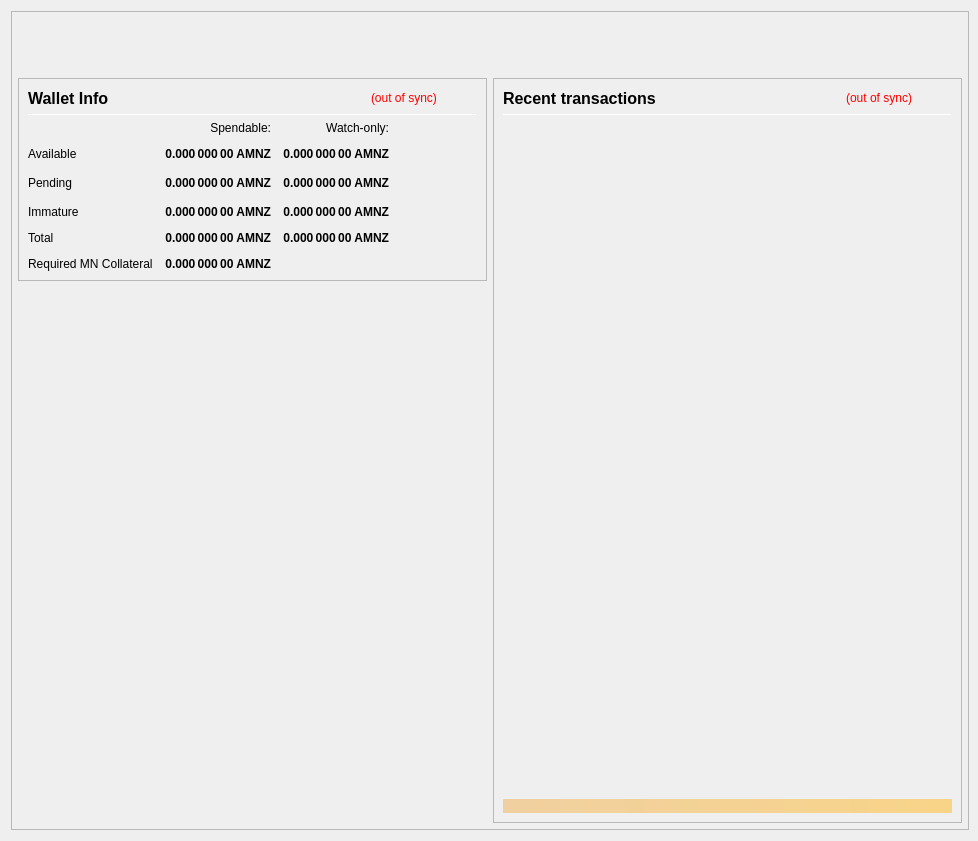
<?xml version="1.0" encoding="UTF-8"?>
<ui version="4.0">
 <class>OverviewPage</class>
 <widget class="QWidget" name="OverviewPage">
  <property name="geometry">
   <rect>
    <x>0</x>
    <y>0</y>
    <width>978</width>
    <height>841</height>
   </rect>
  </property>
  <property name="minimumSize">
   <size>
    <width>960</width>
    <height>682</height>
   </size>
  </property>
  <property name="font">
   <font>
    <weight>50</weight>
    <bold>false</bold>
   </font>
  </property>
  <property name="windowTitle">
   <string>Form</string>
  </property>
  <layout class="QVBoxLayout" name="topLayout" stretch="0">
   <property name="rightMargin">
    <number>9</number>
   </property>
   <item>
    <widget class="QFrame" name="frame_BG">
     <property name="minimumSize">
      <size>
       <width>850</width>
       <height>610</height>
      </size>
     </property>
     <property name="maximumSize">
      <size>
       <width>16777215</width>
       <height>16777215</height>
      </size>
     </property>
     <property name="frameShape">
      <enum>QFrame::StyledPanel</enum>
     </property>
     <property name="frameShadow">
      <enum>QFrame::Raised</enum>
     </property>
     <layout class="QVBoxLayout" name="verticalLayout_3" stretch="0">
      <property name="leftMargin">
       <number>0</number>
      </property>
      <property name="topMargin">
       <number>0</number>
      </property>
      <property name="rightMargin">
       <number>0</number>
      </property>
      <property name="bottomMargin">
       <number>6</number>
      </property>
      <item>
       <layout class="QVBoxLayout" name="verticalLayout_Master" stretch="0,1">
        <property name="leftMargin">
         <number>0</number>
        </property>
        <property name="topMargin">
         <number>0</number>
        </property>
        <property name="rightMargin">
         <number>0</number>
        </property>
        <property name="bottomMargin">
         <number>0</number>
        </property>
        <item>
         <widget class="QFrame" name="frame_Header">
          <layout class="QVBoxLayout" name="verticalLayout_Header" stretch="0">
           <property name="leftMargin">
            <number>0</number>
           </property>
           <property name="topMargin">
            <number>0</number>
           </property>
           <property name="rightMargin">
            <number>0</number>
           </property>
           <property name="bottomMargin">
            <number>0</number>
           </property>
           <item>
            <layout class="QHBoxLayout" name="horizontalLayout_Header" stretch="1,0">
             <property name="spacing">
              <number>6</number>
             </property>
             <item>
              <widget class="QLabel" name="labelOverviewHeaderRight">
               <property name="minimumSize">
                <size>
                 <width>464</width>
                 <height>60</height>
                </size>
               </property>
               <property name="maximumSize">
                <size>
                 <width>16777215</width>
                 <height>60</height>
                </size>
               </property>
               <property name="font">
                <font>
                 <pointsize>14</pointsize>
                </font>
               </property>
               <property name="text">
                <string/>
               </property>
               <property name="alignment">
                <set>Qt::AlignRight|Qt::AlignTrailing|Qt::AlignVCenter</set>
               </property>
              </widget>
             </item>
            </layout>
           </item>
          </layout>
         </widget>
        </item>
        <item>
         <widget class="QFrame" name="frame_Content">
          <layout class="QVBoxLayout" name="verticalLayout_Content">
           <property name="leftMargin">
            <number>6</number>
           </property>
           <property name="topMargin">
            <number>0</number>
           </property>
           <property name="rightMargin">
            <number>6</number>
           </property>
           <property name="bottomMargin">
            <number>0</number>
           </property>
           <item>
            <layout class="QHBoxLayout" name="horizontalLayout_Content" stretch="1,1">
             <property name="spacing">
              <number>6</number>
             </property>
             <item>
              <layout class="QVBoxLayout" name="verticalLayout_left" stretch="0,0">
               <item>
                <widget class="QFrame" name="frameBalances">
                 <property name="frameShape">
                  <enum>QFrame::StyledPanel</enum>
                 </property>
                 <property name="frameShadow">
                  <enum>QFrame::Raised</enum>
                 </property>
                 <layout class="QVBoxLayout" name="verticalLayout_4">
                  <item>
                   <layout class="QHBoxLayout" name="hlBalancesHeader" stretch="2,0,0">
                    <property name="spacing">
                     <number>6</number>
                    </property>
                    <item>
                     <widget class="QLabel" name="labelBalances">
                      <property name="minimumSize">
                       <size>
                        <width>0</width>
                        <height>0</height>
                       </size>
                      </property>
                      <property name="font">
                       <font>
                        <pointsize>12</pointsize>
                        <weight>75</weight>
                        <bold>true</bold>
                       </font>
                      </property>
                      <property name="text">
                       <string>Wallet Info</string>
                      </property>
                     </widget>
                    </item>
                    <item>
                     <widget class="QLabel" name="labelWalletStatus">
                      <property name="cursor">
                       <cursorShape>WhatsThisCursor</cursorShape>
                      </property>
                      <property name="toolTip">
                       <string>The displayed information may be out of date. Your wallet automatically synchronizes with the Amnesia network after a connection is established, but this process has not completed yet.</string>
                      </property>
                      <property name="styleSheet">
                       <string notr="true">QLabel { color: red; }</string>
                      </property>
                      <property name="text">
                       <string notr="true">(out of sync)</string>
                      </property>
                      <property name="alignment">
                       <set>Qt::AlignLeading|Qt::AlignLeft|Qt::AlignVCenter</set>
                      </property>
                     </widget>
                    </item>
                    <item>
                     <spacer name="hsBalancesHeader">
                      <property name="orientation">
                       <enum>Qt::Horizontal</enum>
                      </property>
                      <property name="sizeHint" stdset="0">
                       <size>
                        <width>40</width>
                        <height>20</height>
                       </size>
                      </property>
                     </spacer>
                    </item>
                   </layout>
                  </item>
                  <item>
                   <widget class="Line" name="lineBalances">
                    <property name="minimumSize">
                     <size>
                      <width>0</width>
                      <height>1</height>
                     </size>
                    </property>
                    <property name="maximumSize">
                     <size>
                      <width>16777215</width>
                      <height>1</height>
                     </size>
                    </property>
                    <property name="orientation">
                     <enum>Qt::Horizontal</enum>
                    </property>
                   </widget>
                  </item>
                  <item>
                   <layout class="QGridLayout" name="gridLayout">
                    <property name="spacing">
                     <number>12</number>
                    </property>
                    <item row="2" column="2">
                     <widget class="QLabel" name="labelWatchPending">
                      <property name="font">
                       <font>
                        <weight>75</weight>
                        <bold>true</bold>
                       </font>
                      </property>
                      <property name="cursor">
                       <cursorShape>ArrowCursor</cursorShape>
                      </property>
                      <property name="toolTip">
                       <string>Unconfirmed transactions to watch-only addresses</string>
                      </property>
                      <property name="text">
                       <string notr="true">0.000 000 00 AMNZ</string>
                      </property>
                      <property name="alignment">
                       <set>Qt::AlignRight|Qt::AlignTrailing|Qt::AlignVCenter</set>
                      </property>
                      <property name="textInteractionFlags">
                       <set>Qt::NoTextInteraction</set>
                      </property>
                     </widget>
                    </item>
                    <item row="2" column="1">
                     <widget class="QLabel" name="labelUnconfirmed">
                      <property name="font">
                       <font>
                        <weight>75</weight>
                        <bold>true</bold>
                       </font>
                      </property>
                      <property name="cursor">
                       <cursorShape>ArrowCursor</cursorShape>
                      </property>
                      <property name="toolTip">
                       <string>Total of transactions that have yet to be confirmed, and do not yet count toward the spendable balance</string>
                      </property>
                      <property name="text">
                       <string notr="true">0.000 000 00 AMNZ</string>
                      </property>
                      <property name="alignment">
                       <set>Qt::AlignRight|Qt::AlignTrailing|Qt::AlignVCenter</set>
                      </property>
                      <property name="textInteractionFlags">
                       <set>Qt::NoTextInteraction</set>
                      </property>
                     </widget>
                    </item>
                    <item row="3" column="2">
                     <widget class="QLabel" name="labelWatchImmature">
                      <property name="font">
                       <font>
                        <weight>75</weight>
                        <bold>true</bold>
                       </font>
                      </property>
                      <property name="cursor">
                       <cursorShape>ArrowCursor</cursorShape>
                      </property>
                      <property name="toolTip">
                       <string>Staked or masternode rewards in watch-only addresses that has not yet matured</string>
                      </property>
                      <property name="text">
                       <string notr="true">0.000 000 00 AMNZ</string>
                      </property>
                      <property name="alignment">
                       <set>Qt::AlignRight|Qt::AlignTrailing|Qt::AlignVCenter</set>
                      </property>
                      <property name="textInteractionFlags">
                       <set>Qt::NoTextInteraction</set>
                      </property>
                     </widget>
                    </item>
                    <item row="7" column="0">
                     <widget class="QLabel" name="labelTotalText2">
                      <property name="text">
                       <string>Required MN Collateral</string>
                      </property>
                     </widget>
                    </item>
                    <item row="4" column="0">
                     <widget class="QLabel" name="labelTotalText">
                      <property name="text">
                       <string>Total</string>
                      </property>
                      <property name="textInteractionFlags">
                       <set>Qt::NoTextInteraction</set>
                      </property>
                     </widget>
                    </item>
                    <item row="3" column="1">
                     <widget class="QLabel" name="labelImmature">
                      <property name="font">
                       <font>
                        <weight>75</weight>
                        <bold>true</bold>
                       </font>
                      </property>
                      <property name="cursor">
                       <cursorShape>ArrowCursor</cursorShape>
                      </property>
                      <property name="toolTip">
                       <string>Staked or masternode rewards that has not yet matured</string>
                      </property>
                      <property name="text">
                       <string notr="true">0.000 000 00 AMNZ</string>
                      </property>
                      <property name="alignment">
                       <set>Qt::AlignRight|Qt::AlignTrailing|Qt::AlignVCenter</set>
                      </property>
                      <property name="textInteractionFlags">
                       <set>Qt::NoTextInteraction</set>
                      </property>
                     </widget>
                    </item>
                    <item row="2" column="3">
                     <spacer name="hsBalances">
                      <property name="orientation">
                       <enum>Qt::Horizontal</enum>
                      </property>
                      <property name="sizeHint" stdset="0">
                       <size>
                        <width>40</width>
                        <height>20</height>
                       </size>
                      </property>
                     </spacer>
                    </item>
                    <item row="3" column="0">
                     <widget class="QLabel" name="labelImmatureText">
                      <property name="text">
                       <string>Immature</string>
                      </property>
                      <property name="textInteractionFlags">
                       <set>Qt::NoTextInteraction</set>
                      </property>
                     </widget>
                    </item>
                    <item row="4" column="1">
                     <widget class="QLabel" name="labelTotal">
                      <property name="font">
                       <font>
                        <weight>75</weight>
                        <bold>true</bold>
                       </font>
                      </property>
                      <property name="cursor">
                       <cursorShape>ArrowCursor</cursorShape>
                      </property>
                      <property name="toolTip">
                       <string>Your current total balance</string>
                      </property>
                      <property name="text">
                       <string notr="true">0.000 000 00 AMNZ</string>
                      </property>
                      <property name="alignment">
                       <set>Qt::AlignRight|Qt::AlignTrailing|Qt::AlignVCenter</set>
                      </property>
                      <property name="textInteractionFlags">
                       <set>Qt::NoTextInteraction</set>
                      </property>
                     </widget>
                    </item>
                    <item row="7" column="1">
                     <widget class="QLabel" name="labelTotal2">
                      <property name="font">
                       <font>
                        <weight>75</weight>
                        <bold>true</bold>
                       </font>
                      </property>
                      <property name="cursor">
                       <cursorShape>ArrowCursor</cursorShape>
                      </property>
                      <property name="toolTip">
                       <string>Your current total balance</string>
                      </property>
                      <property name="text">
                       <string notr="true">0.000 000 00 AMNZ</string>
                      </property>
                      <property name="alignment">
                       <set>Qt::AlignRight|Qt::AlignTrailing|Qt::AlignVCenter</set>
                      </property>
                      <property name="textInteractionFlags">
                       <set>Qt::NoTextInteraction</set>
                      </property>
                     </widget>
                    </item>
                    <item row="4" column="2">
                     <widget class="QLabel" name="labelWatchTotal">
                      <property name="font">
                       <font>
                        <weight>75</weight>
                        <bold>true</bold>
                       </font>
                      </property>
                      <property name="cursor">
                       <cursorShape>ArrowCursor</cursorShape>
                      </property>
                      <property name="toolTip">
                       <string>Current total balance in watch-only addresses</string>
                      </property>
                      <property name="text">
                       <string notr="true">0.000 000 00 AMNZ</string>
                      </property>
                      <property name="alignment">
                       <set>Qt::AlignRight|Qt::AlignTrailing|Qt::AlignVCenter</set>
                      </property>
                      <property name="textInteractionFlags">
                       <set>Qt::NoTextInteraction</set>
                      </property>
                     </widget>
                    </item>
                    <item row="0" column="2">
                     <widget class="QLabel" name="labelWatchonly">
                      <property name="text">
                       <string>Watch-only:</string>
                      </property>
                      <property name="alignment">
                       <set>Qt::AlignRight|Qt::AlignTrailing|Qt::AlignVCenter</set>
                      </property>
                     </widget>
                    </item>
                    <item row="1" column="0">
                     <widget class="QLabel" name="labelBalanceText">
                      <property name="text">
                       <string>Available</string>
                      </property>
                      <property name="textInteractionFlags">
                       <set>Qt::NoTextInteraction</set>
                      </property>
                     </widget>
                    </item>
                    <item row="1" column="1">
                     <widget class="QLabel" name="labelBalance">
                      <property name="font">
                       <font>
                        <weight>75</weight>
                        <bold>true</bold>
                       </font>
                      </property>
                      <property name="cursor">
                       <cursorShape>ArrowCursor</cursorShape>
                      </property>
                      <property name="toolTip">
                       <string>Your current spendable balance</string>
                      </property>
                      <property name="text">
                       <string notr="true">0.000 000 00 AMNZ</string>
                      </property>
                      <property name="alignment">
                       <set>Qt::AlignRight|Qt::AlignTrailing|Qt::AlignVCenter</set>
                      </property>
                      <property name="textInteractionFlags">
                       <set>Qt::NoTextInteraction</set>
                      </property>
                     </widget>
                    </item>
                    <item row="1" column="2">
                     <widget class="QLabel" name="labelWatchAvailable">
                      <property name="font">
                       <font>
                        <weight>75</weight>
                        <bold>true</bold>
                       </font>
                      </property>
                      <property name="cursor">
                       <cursorShape>ArrowCursor</cursorShape>
                      </property>
                      <property name="toolTip">
                       <string>Your current balance in watch-only addresses</string>
                      </property>
                      <property name="text">
                       <string notr="true">0.000 000 00 AMNZ</string>
                      </property>
                      <property name="alignment">
                       <set>Qt::AlignRight|Qt::AlignTrailing|Qt::AlignVCenter</set>
                      </property>
                      <property name="textInteractionFlags">
                       <set>Qt::NoTextInteraction</set>
                      </property>
                     </widget>
                    </item>
                    <item row="2" column="0">
                     <widget class="QLabel" name="labelPendingText">
                      <property name="text">
                       <string>Pending</string>
                      </property>
                      <property name="textInteractionFlags">
                       <set>Qt::NoTextInteraction</set>
                      </property>
                     </widget>
                    </item>
                    <item row="0" column="1">
                     <widget class="QLabel" name="labelSpendable">
                      <property name="text">
                       <string>Spendable:</string>
                      </property>
                      <property name="alignment">
                       <set>Qt::AlignRight|Qt::AlignTrailing|Qt::AlignVCenter</set>
                      </property>
                     </widget>
                    </item>
                   </layout>
                  </item>
                 </layout>
                </widget>
               </item>
               <item>
                <spacer name="verticalSpacer">
                 <property name="orientation">
                  <enum>Qt::Vertical</enum>
                 </property>
                 <property name="sizeHint" stdset="0">
                  <size>
                   <width>20</width>
                   <height>40</height>
                  </size>
                 </property>
                </spacer>
               </item>
              </layout>
             </item>
             <item>
              <layout class="QVBoxLayout" name="verticalLayout_right" stretch="1">
               <item>
                <widget class="QFrame" name="frame_RecentTransactions">
                 <property name="minimumSize">
                  <size>
                   <width>0</width>
                   <height>0</height>
                  </size>
                 </property>
                 <property name="frameShape">
                  <enum>QFrame::StyledPanel</enum>
                 </property>
                 <property name="frameShadow">
                  <enum>QFrame::Raised</enum>
                 </property>
                 <layout class="QVBoxLayout" name="verticalLayout_1" stretch="0,0,0,0,0">
                  <item>
                   <layout class="QHBoxLayout" name="horizontalLayout_2" stretch="2,0,0">
                    <property name="spacing">
                     <number>3</number>
                    </property>
                    <item>
                     <widget class="QLabel" name="label_4">
                      <property name="minimumSize">
                       <size>
                        <width>0</width>
                        <height>20</height>
                       </size>
                      </property>
                      <property name="font">
                       <font>
                        <pointsize>12</pointsize>
                        <weight>75</weight>
                        <bold>true</bold>
                       </font>
                      </property>
                      <property name="text">
                       <string>Recent transactions</string>
                      </property>
                     </widget>
                    </item>
                    <item>
                     <widget class="QLabel" name="labelTransactionsStatus">
                      <property name="cursor">
                       <cursorShape>WhatsThisCursor</cursorShape>
                      </property>
                      <property name="toolTip">
                       <string>The displayed information may be out of date. Your wallet automatically synchronizes with the Amnesia network after a connection is established, but this process has not completed yet.</string>
                      </property>
                      <property name="styleSheet">
                       <string notr="true">QLabel { color: red; }</string>
                      </property>
                      <property name="text">
                       <string notr="true">(out of sync)</string>
                      </property>
                      <property name="alignment">
                       <set>Qt::AlignRight|Qt::AlignTrailing|Qt::AlignVCenter</set>
                      </property>
                     </widget>
                    </item>
                    <item>
                     <spacer name="horizontalSpacer">
                      <property name="orientation">
                       <enum>Qt::Horizontal</enum>
                      </property>
                      <property name="sizeHint" stdset="0">
                       <size>
                        <width>40</width>
                        <height>20</height>
                       </size>
                      </property>
                     </spacer>
                    </item>
                   </layout>
                  </item>
                  <item>
                   <widget class="Line" name="line">
                    <property name="minimumSize">
                     <size>
                      <width>0</width>
                      <height>1</height>
                     </size>
                    </property>
                    <property name="maximumSize">
                     <size>
                      <width>16777215</width>
                      <height>1</height>
                     </size>
                    </property>
                    <property name="orientation">
                     <enum>Qt::Horizontal</enum>
                    </property>
                   </widget>
                  </item>
                  <item>
                   <widget class="QListView" name="listTransactions">
                    <property name="minimumSize">
                     <size>
                      <width>0</width>
                      <height>0</height>
                     </size>
                    </property>
                    <property name="styleSheet">
                     <string notr="true">QListView { background: transparent; }</string>
                    </property>
                    <property name="frameShape">
                     <enum>QFrame::NoFrame</enum>
                    </property>
                    <property name="verticalScrollBarPolicy">
                     <enum>Qt::ScrollBarAlwaysOff</enum>
                    </property>
                    <property name="horizontalScrollBarPolicy">
                     <enum>Qt::ScrollBarAlwaysOff</enum>
                    </property>
                    <property name="selectionMode">
                     <enum>QAbstractItemView::NoSelection</enum>
                    </property>
                   </widget>
                  </item>
                  <item>
                   <spacer name="verticalSpacer_2">
                    <property name="orientation">
                     <enum>Qt::Vertical</enum>
                    </property>
                    <property name="sizeType">
                     <enum>QSizePolicy::Expanding</enum>
                    </property>
                    <property name="sizeHint" stdset="0">
                     <size>
                      <width>20</width>
                      <height>40</height>
                     </size>
                    </property>
                   </spacer>
                  </item>
                  <item>
                   <widget class="QLabel" name="labelAlerts">
                    <property name="maximumSize">
                     <size>
                      <width>16777215</width>
                      <height>16777215</height>
                     </size>
                    </property>
                    <property name="styleSheet">
                     <string notr="true">background-color: qlineargradient(x1: 0, y1: 0, x2: 1, y2: 0, stop:0 #F0D0A0, stop:1 #F8D488); color:#000000;</string>
                    </property>
                    <property name="text">
                     <string/>
                    </property>
                    <property name="wordWrap">
                     <bool>true</bool>
                    </property>
                    <property name="margin">
                     <number>3</number>
                    </property>
                   </widget>
                  </item>
                 </layout>
                </widget>
               </item>
              </layout>
             </item>
            </layout>
           </item>
          </layout>
         </widget>
        </item>
       </layout>
      </item>
     </layout>
    </widget>
   </item>
  </layout>
 </widget>
 <resources/>
 <connections/>
</ui>
